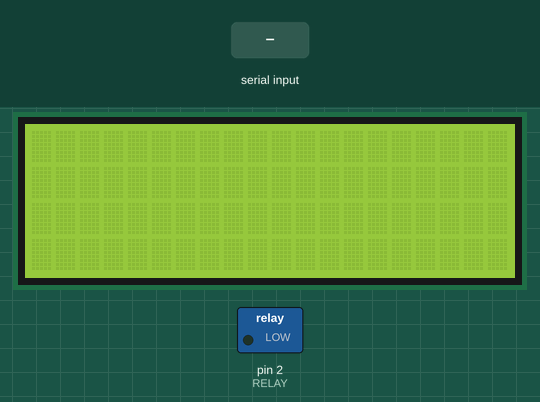
A program run on a simulated Arduino Uno, built with avr-gcc and run on an emulated ATmega328P. Parts: 20×4 character LCD, switched loads named in the program (green lamp = pin HIGH). The test bench sets the inputs (shaded band). What the program prints to the serial monitor is not drawn.

Above: at 1.2 s.
1.3 s: "90,45\n" received over Serial
At 3.5 s:
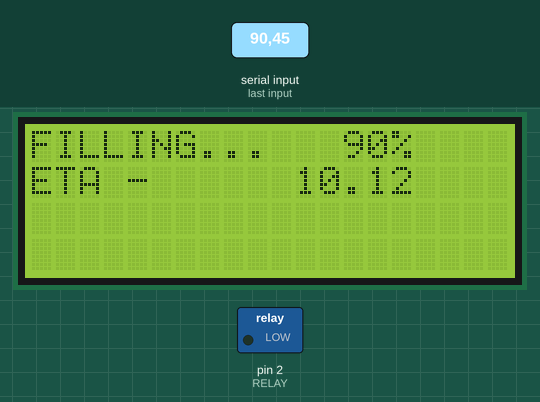
3.8 s: "30,150\n" received over Serial
Timing chart, 0 to 6.8 s (numbered marks = the images above; inputs shaded):
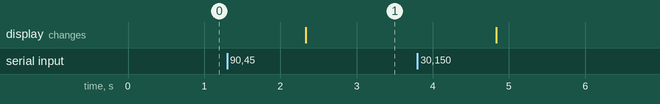

The program:

main.cpp
```cpp
#include <Arduino.h>

#include <Wire.h>
#include <LiquidCrystal_I2C.h>

#define BUZZER 9
#define RELAY 2

int presentage = 0;

LiquidCrystal_I2C lcd(0x27, 20, 4);

void lcdWrite(String txt, int x = 0, int y = 0)
{
  lcd.setCursor(x, y);
  lcd.print(txt);
}

void homeScreen(int presentage)
{
  int x1 = 5;
  int x2 = 9;
  if (presentage < 10)
  {
    x1 = 6;
    x2 = 8;
  }
  else if (presentage < 100)
  {
    x1 = 6;
  }

  lcd.clear();
  lcdWrite(String(presentage), x1, 0);
  lcdWrite("%", x2, 0);
  lcdWrite("REMAINING", 3, 1);
}

void fillingScreen(int presentage, float ETA)
{
  int x1 = 12;
  int x2 = 11;
  if (presentage < 10)
  {
    x1 = 14;
  }
  else if (presentage < 100)
  {
    x1 = 13;
  }
  if (ETA < 10.0)
  {
    x2 = 12;
  }

  lcd.clear();
  lcdWrite("FILLING...");
  lcdWrite(String(presentage), x1, 0);
  lcdWrite("%", 15, 0);
  lcdWrite("ETA -", 0, 1);
  lcdWrite(String(ETA), x2, 1);
}

void setup()
{
  pinMode(RELAY, OUTPUT);
  lcd.init();
  lcd.backlight();
  Serial.begin(9600);
}
void loop()
{
  if (Serial.available())
  {
    String text = Serial.readString();
    Serial.println(text.toInt());
    fillingScreen(text.toInt(), 10.12);
  }
}
```

Measured:
- after the input at 1.3 s, the display: changes after 1.0 s (image 1)
